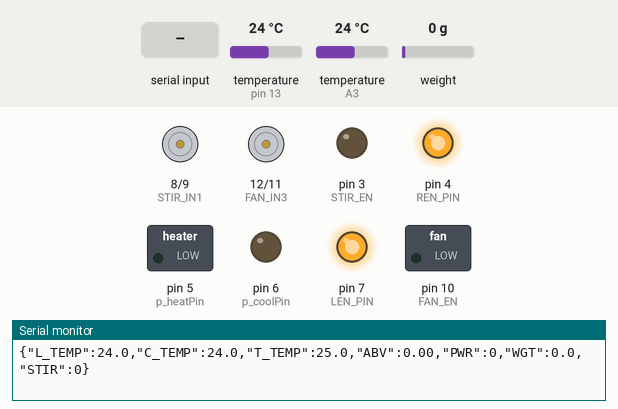
This sketch was run on a simulated Arduino Uno, built with avr-gcc and run on an emulated ATmega328P. On the bench: motor-driver pin pairs drawn as motors (green arrow = first pin HIGH = forward, orange = second pin HIGH = backward, longer = more drive), switched loads named in the sketch (green lamp = pin HIGH), output pins drawn as LEDs (lit = HIGH), the last lines printed to the serial monitor. The test bench sets the inputs (shaded band); at power-on: temperature (sensors on A3, pin 13) 24 °C, weight on the scale 0 g.

Above: at 3.2 s.
3.3 s: "SET_TEMP:\n" received over Serial
At 4.9 s:
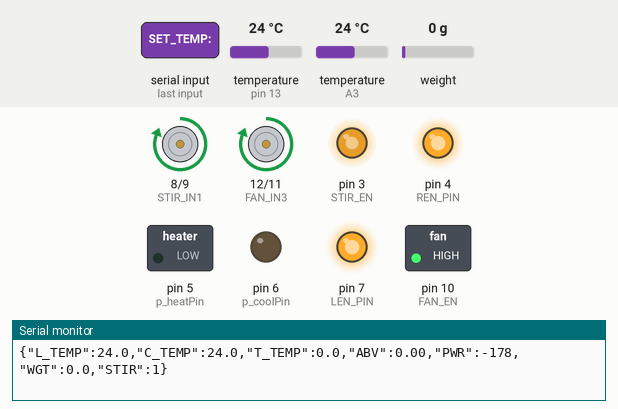
At 7.1 s:
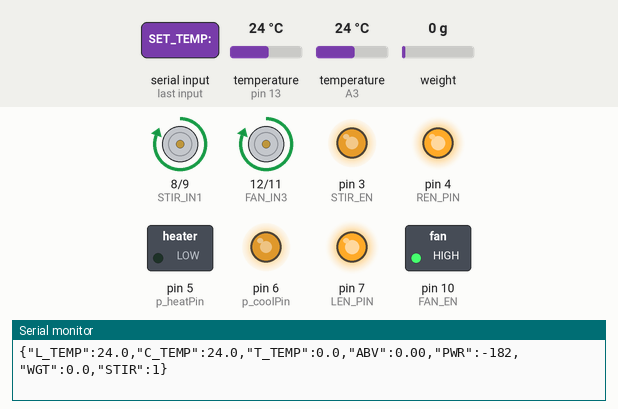
7.3 s: temperature (sensor on A3) set to 12 °C
At 9.1 s:
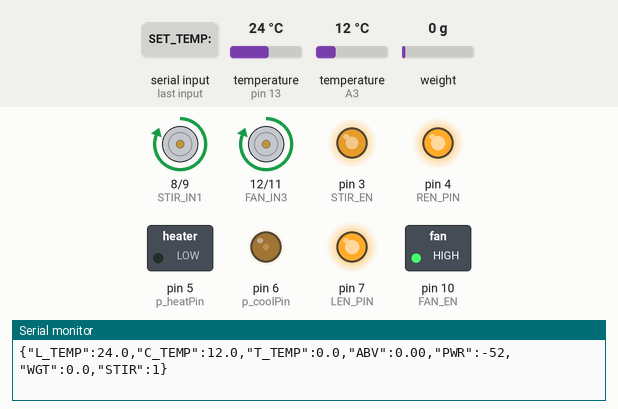
11.3 s: temperature (sensor on A3) set to 28 °C
13.8 s: "STOP_SYSTEM\n" received over Serial
At 15.0 s:
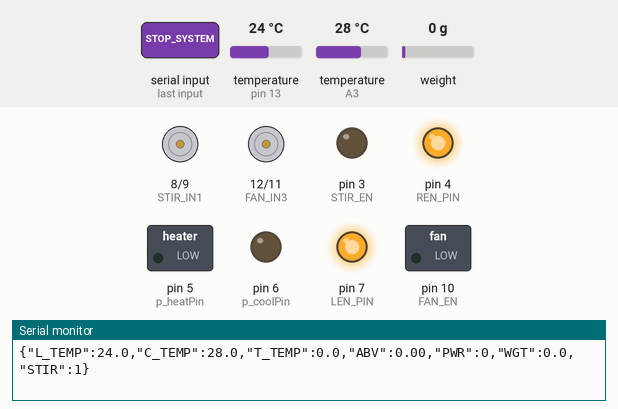
15.3 s: temperature (sensor on pin 13) set to 10.3 °C
19.3 s: temperature (sensor on pin 13) set to 9.3 °C
Timing chart, 0 to 22.3 s (numbered marks = the images above; inputs shaded):
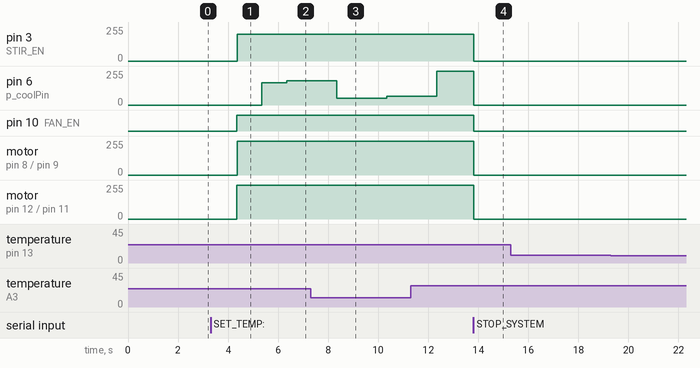

Measured:
- after the input at 3.3 s, pin 3 (STIR_EN): 0/255 → 200/255 after 1.1 s; pin 6 (p_coolPin): 0/255 → 168/255 after 2.0 s, → 182/255 1.0 s later; pin 10 (FAN_EN): LOW → HIGH after 1.0 s; motor on pin 8 (STIR_IN1) / pin 9 (STIR_IN2): stopped → forward 255/255 after 1.1 s; motor on pin 12 (FAN_IN3) / pin 11 (FAN_IN4): stopped → forward 255/255 after 1.0 s
- after the input at 13.8 s, pin 3 (STIR_EN): 200/255 → 0/255 at once; pin 6 (p_coolPin): 255/255 → 0/255 at once; pin 10 (FAN_EN): HIGH → LOW at once; motor on pin 8 (STIR_IN1) / pin 9 (STIR_IN2), motor on pin 12 (FAN_IN3) / pin 11 (FAN_IN4): forward 255/255 → stopped at once

The sketch:

motorstop.ino
```cpp
#include <PID_v1.h>
#include <OneWire.h>
#include <DallasTemperature.h>
#include "HX711.h"
#include <math.h>

// 1. 하드웨어 핀 매핑
#define ONE_WIRE_LIQUID 13
#define ONE_WIRE_CHAMBER A3

#define LOADCELL_SCK_PIN A0
#define LOADCELL_DOUT_PIN A1

#define LEN_PIN 7
#define REN_PIN 4
#define p_heatPin 5
#define p_coolPin 6

#define STIR_EN 3
#define STIR_IN1 8
#define STIR_IN2 9

#define FAN_EN 10
#define FAN_IN3 12
#define FAN_IN4 11

// 2. 객체 및 전역 변수 선언
OneWire oneWireLiquid(ONE_WIRE_LIQUID);
OneWire oneWireChamber(ONE_WIRE_CHAMBER);
DallasTemperature sensorLiquid(&oneWireLiquid);
DallasTemperature sensorChamber(&oneWireChamber);
HX711 scale;

double targetTemp = 25.0;
double liquidTemp = 0;
double chamberTemp = 0;
double targetChamberTemp = 0;
double peltierPower = 0;

double mKp = 2.0, mKi = 0.5, mKd = 0.1;
double sKp = 10.0, sKi = 1.0, sKd = 1.0;

PID masterPID(&liquidTemp, &targetChamberTemp, &targetTemp, mKp, mKi, mKd, DIRECT);
PID slavePID(&chamberTemp, &peltierPower, &targetChamberTemp, sKp, sKi, sKd, DIRECT);

int safeHeatingLimit = 100;

enum PeltierState { COOLING, IDLE, HEATING };
PeltierState currentPeltierState = IDLE;
unsigned long lastPeltierSwitchTime = 0;
const unsigned long PELTIER_DEAD_TIME = 5000;

float initialWeight = 0;
float currentWeight = 0;
float currentABV = 0.0;

float CALIBRATION_FACTOR = 219.32;
float EMPTY_BUCKET_WEIGHT = 1200.0;
float MASH_DENSITY = 1.05;
float EVAPORATION_FACTOR = 1.0;
float mashVolume_mL = 0;

// 정규 교반 스케줄 변수
const unsigned long stirInterval = 12UL * 60UL * 60UL * 1000UL;
const unsigned long stirDuration = 3UL * 60UL * 1000UL;
const unsigned long rampDuration = 10UL * 1000UL;
unsigned long lastStirStartTime = 0;
bool isStirring = false;

// 간헐적 펄스 보조 교반 변수
bool isAssistStirring = false;
unsigned long lastAssistStirTime = 0;
const unsigned long assistStirInterval = 3UL * 60UL * 1000UL;
const unsigned long assistStirDuration = 15UL * 1000UL;
const double ASSIST_STIR_THRESHOLD = 50.0;

const int MIN_STIR_SPEED = 150;
const int MAX_STIR_SPEED = 255;

unsigned long previousMillis = 0;
const int MAX_MSG_LENGTH = 32;
char serialBuffer[MAX_MSG_LENGTH];
int bufferIndex = 0;

bool isSystemReady = false;


// 3. Setup 함수
void setup() {
  Serial.begin(9600);

  pinMode(LEN_PIN, OUTPUT); pinMode(REN_PIN, OUTPUT);
  pinMode(p_coolPin, OUTPUT); pinMode(p_heatPin, OUTPUT);
  pinMode(FAN_EN, OUTPUT); pinMode(FAN_IN3, OUTPUT); pinMode(FAN_IN4, OUTPUT);
  pinMode(STIR_EN, OUTPUT); pinMode(STIR_IN1, OUTPUT); pinMode(STIR_IN2, OUTPUT);

  digitalWrite(LEN_PIN, HIGH); digitalWrite(REN_PIN, HIGH);

  // 대기 상태일 때는 모터 방향(IN) 핀도 모두 LOW로 차단
  digitalWrite(FAN_IN3, LOW); digitalWrite(FAN_IN4, LOW);
  digitalWrite(STIR_IN1, LOW); digitalWrite(STIR_IN2, LOW);

  // 출력(EN/PWM)도 무조건 안전하게 0으로 차단
  digitalWrite(FAN_EN, LOW); analogWrite(STIR_EN, 0);
  analogWrite(p_heatPin, 0); analogWrite(p_coolPin, 0);

  sensorLiquid.begin();
  sensorChamber.begin();
  sensorLiquid.setWaitForConversion(false);
  sensorChamber.setWaitForConversion(false);
  sensorLiquid.requestTemperatures();
  sensorChamber.requestTemperatures();

  scale.begin(LOADCELL_DOUT_PIN, LOADCELL_SCK_PIN);
  scale.set_scale(CALIBRATION_FACTOR);
  delay(1000);
  scale.tare(); // 전원 켰을 때 초기 무게를 0g으로 셋팅

  masterPID.SetMode(AUTOMATIC);
  masterPID.SetOutputLimits(10.0, 45.0);
  masterPID.SetSampleTime(1000);

  slavePID.SetMode(AUTOMATIC);
  slavePID.SetOutputLimits(-255, (double)safeHeatingLimit);
  slavePID.SetSampleTime(1000);
}

// 4. Loop 함수

void loop() {
  unsigned long currentMillis = millis();

  // 시리얼 명령 수신 버퍼
  while (Serial.available() > 0) {
    char inChar = Serial.read();
    if (inChar == '\n') {
      serialBuffer[bufferIndex] = '\0';

      // 웹에서 [설정 적용하기] 명령이 오면
      if (strncmp(serialBuffer, "SET_TEMP:", 9) == 0) {
        targetTemp = atof(serialBuffer + 9);

        if (!isSystemReady) {
          initialWeight = scale.get_units(10);
          float pureMashWeight = initialWeight - EMPTY_BUCKET_WEIGHT;
          if(pureMashWeight < 0) pureMashWeight = 0;
          mashVolume_mL = pureMashWeight / MASH_DENSITY;

          isSystemReady = true;
        }
      }
      else if (strcmp(serialBuffer, "STOP_SYSTEM") == 0) {
        isSystemReady = false;
        peltierPower = 0;
        analogWrite(p_heatPin, 0);
        analogWrite(p_coolPin, 0);
        digitalWrite(FAN_IN3, LOW);
        digitalWrite(FAN_EN, LOW);
        digitalWrite(STIR_IN1, LOW);
        analogWrite(STIR_EN, 0);
      }

      bufferIndex = 0;
    } else if (bufferIndex < MAX_MSG_LENGTH - 1) {
      serialBuffer[bufferIndex++] = inChar;
    } else {
      bufferIndex = 0;
    }
  }

  if (currentMillis - previousMillis >= 1000) {
    previousMillis = currentMillis;

    readTemperature();

    if (!isSystemReady) {
      peltierPower = 0;
      analogWrite(p_heatPin, 0);
      analogWrite(p_coolPin, 0);
      digitalWrite(FAN_IN3, LOW);
      digitalWrite(FAN_EN, LOW);
      digitalWrite(STIR_IN1, LOW);
      analogWrite(STIR_EN, 0);

      sendDataToPi();
      return;
    }

    calculatePID();

    if (fabs(targetTemp - liquidTemp) > 0.5 && fabs(peltierPower) >= ASSIST_STIR_THRESHOLD) {
      isAssistStirring = true;
    } else {
      isAssistStirring = false;
    }

    if (!isStirring && !isAssistStirring) {
      measureWeight();
      calculateABV();
    }

    controlPeltier(peltierPower, currentMillis);
    controlFan(peltierPower);
    sendDataToPi();
  }

  if (isSystemReady) {
    controlStirrer(currentMillis);
  }
}

// 5. 모듈화된 서브 함수
void readTemperature() {
  float t1 = sensorLiquid.getTempCByIndex(0);
  float t2 = sensorChamber.getTempCByIndex(0);

  if (t1 > -50.0 && t1 < 125.0) liquidTemp = (double)t1;
  if (t2 > -50.0 && t2 < 125.0) chamberTemp = (double)t2;

  sensorLiquid.requestTemperatures();
  sensorChamber.requestTemperatures();
}

void measureWeight() {
  if (scale.is_ready()) {
    currentWeight = scale.get_units(3);
  }
}

void calculateABV() {
  float weightLoss = initialWeight - currentWeight;
  if (weightLoss < 0) weightLoss = 0;

  float ethanolMass = weightLoss * EVAPORATION_FACTOR * 1.047;
  float ethanolVolume = ethanolMass / 0.789;

  if (mashVolume_mL > 0) {
    currentABV = (ethanolVolume / mashVolume_mL) * 100.0;
  }
}

void calculatePID() {
  if (fabs(targetTemp - liquidTemp) <= 0.2) {
    if (masterPID.GetMode() == AUTOMATIC) {
      masterPID.SetMode(MANUAL);
      slavePID.SetMode(MANUAL);
      peltierPower = 0;
      targetChamberTemp = chamberTemp;
    }
  } else {
    if (masterPID.GetMode() == MANUAL) {
      masterPID.SetMode(AUTOMATIC);
      slavePID.SetMode(AUTOMATIC);
    }
  }
  masterPID.Compute();
  slavePID.Compute();
}

void controlPeltier(double power, unsigned long currentMillis) {
  int finalPower = (int)power;
  PeltierState nextState = IDLE;

  if (finalPower > 0) nextState = HEATING;
  else if (finalPower < 0) nextState = COOLING;

  if ((currentPeltierState == HEATING && nextState == COOLING) ||
      (currentPeltierState == COOLING && nextState == HEATING)) {
    currentPeltierState = IDLE;
    lastPeltierSwitchTime = currentMillis;
  }

  if (currentMillis - lastPeltierSwitchTime < PELTIER_DEAD_TIME) {
    finalPower = 0;
  } else {
    currentPeltierState = nextState;
  }

  if (finalPower > 0) {
    analogWrite(p_coolPin, 0);
    analogWrite(p_heatPin, finalPower);
  }
  else if (finalPower < 0) {
    analogWrite(p_heatPin, 0);
    analogWrite(p_coolPin, abs(finalPower));
  }
  else {
    analogWrite(p_heatPin, 0);
    analogWrite(p_coolPin, 0);
  }
}

void controlFan(double power) {
  if (power != 0) {
    digitalWrite(FAN_IN3, HIGH);
    digitalWrite(FAN_EN, HIGH);
  } else {
    digitalWrite(FAN_IN3, LOW);
    digitalWrite(FAN_EN, LOW);
  }
}

void controlStirrer(unsigned long currentMillis) {
  if (!isStirring) {
    if (currentMillis - lastStirStartTime >= stirInterval) {
      isStirring = true;
      lastStirStartTime = currentMillis;
    }
  }

  if (isStirring) {
    unsigned long elapsed = currentMillis - lastStirStartTime;
    if (elapsed < rampDuration) {
      digitalWrite(STIR_IN1, HIGH);
      int currentSpeed = map(elapsed, 0, rampDuration, MIN_STIR_SPEED, MAX_STIR_SPEED);
      analogWrite(STIR_EN, currentSpeed);
    }
    else if (elapsed < stirDuration - rampDuration) {
      digitalWrite(STIR_IN1, HIGH);
      analogWrite(STIR_EN, MAX_STIR_SPEED);
    }
    else if (elapsed < stirDuration) {
      digitalWrite(STIR_IN1, HIGH);
      int currentSpeed = map(elapsed, stirDuration - rampDuration, stirDuration, MAX_STIR_SPEED, MIN_STIR_SPEED);
      analogWrite(STIR_EN, currentSpeed);
    }
    else {
      isStirring = false;
      lastStirStartTime = currentMillis;
      digitalWrite(STIR_IN1, LOW);
      analogWrite(STIR_EN, 0);
    }
  }
  else if (isAssistStirring) {
    unsigned long elapsedAssist = currentMillis - lastAssistStirTime;
    if (elapsedAssist >= assistStirInterval) {
      lastAssistStirTime = currentMillis;
    }
    if (elapsedAssist < assistStirDuration) {
      digitalWrite(STIR_IN1, HIGH);
      analogWrite(STIR_EN, 200);
    } else {
      digitalWrite(STIR_IN1, LOW);
      analogWrite(STIR_EN, 0);
    }
  }
  else {
    digitalWrite(STIR_IN1, LOW);
    analogWrite(STIR_EN, 0);
    lastAssistStirTime = currentMillis;
  }
}

void sendDataToPi() {
  int stirStatus = (isStirring || isAssistStirring) ? 1 : 0;

  Serial.print("{\"L_TEMP\":"); Serial.print(liquidTemp, 1);
  Serial.print(",\"C_TEMP\":"); Serial.print(chamberTemp, 1);
  Serial.print(",\"T_TEMP\":"); Serial.print(targetTemp, 1);
  Serial.print(",\"ABV\":"); Serial.print(currentABV, 2);
  Serial.print(",\"PWR\":"); Serial.print(peltierPower, 0);
  Serial.print(",\"WGT\":"); Serial.print(currentWeight, 1);
  Serial.print(",\"STIR\":"); Serial.print(stirStatus);
  Serial.println("}");
}
```
